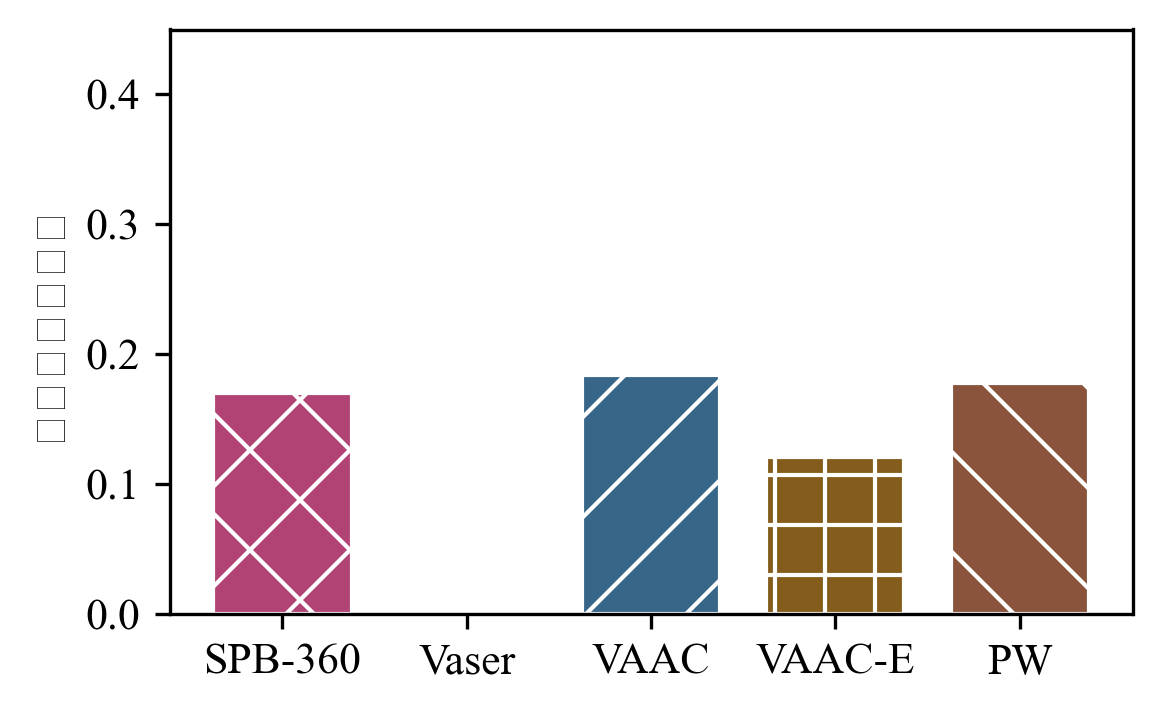

Write the Python code that produced this figure.
import matplotlib.pyplot as plt
import numpy as np
from matplotlib import rcParams

plt.rcParams["font.family"] = ["Times New Roman", "SimSun"]

def format_draw_histogram(
        labels,
        data,
        x_label_name,
        y_label_name,
        ylim,
        save_path,
        colors,
        hatch_patterns,
        font_size=10.5,
        figsize=(4, 2.5),
        bar_width=0.75,
        dpi=300,
        hatch_density=1,
        hatch_linewidth=1
):
    plt.rcParams['hatch.linewidth'] = hatch_linewidth
    rcParams.update({'font.size': font_size})

    fig, ax = plt.subplots(1, 1, figsize=figsize)
    ax.set_xlabel(x_label_name, fontsize=font_size)
    ax.set_ylabel(y_label_name, fontsize=font_size)

    x = np.arange(len(labels))
    ax.tick_params(labelsize=font_size)
    ax.set_xticks(x)
    ax.set_xticklabels(labels)
    ax.set_ylim(ylim)

    for i in range(len(labels)):
        ax.bar(x[i], data[i], bar_width, label=labels[i], edgecolor='white', color=colors[i],
               hatch=hatch_patterns[i] * hatch_density)

    plt.tight_layout()
    plt.savefig(save_path, dpi=dpi, bbox_inches='tight')
    plt.show()


if __name__ == "__main__":
    labels = ['SPB-360', 'Vaser', 'VAAC', 'VAAC-E', 'PW']
    data = [0.17, 0, 0.184, 0.121, 0.178]
    colors = ['#B24475', '#864CBC', '#386688', '#845D1C', '#8A543C']
    hatch_patterns = ['x', 'o', '/', '+', '\\']

    format_draw_histogram(
        labels=labels,
        data=data,
        y_label_name='低质量区域比例',
        x_label_name='',
        ylim=(0, 0.45),
        save_path='./low_quality_ratio.png',
        colors=colors,
        hatch_patterns=hatch_patterns,
    )
